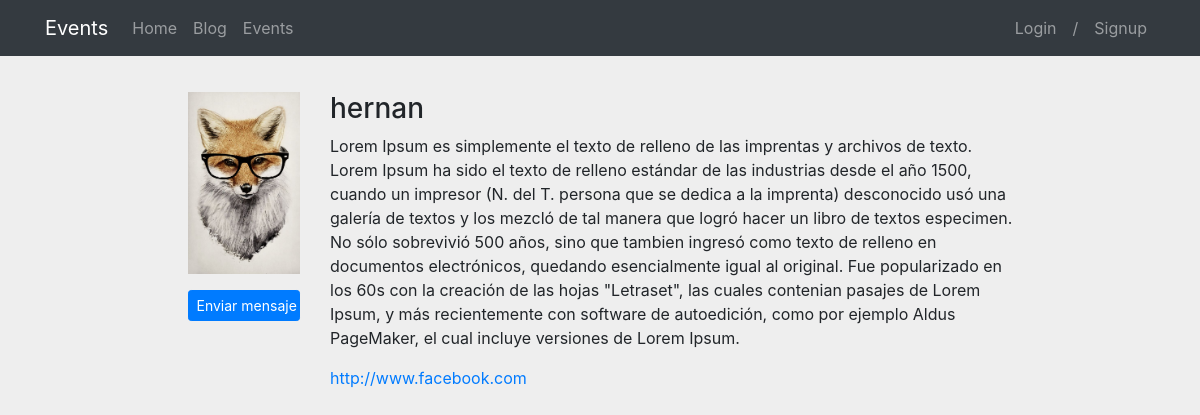
Page /profiles/hernan/ on the committed database.
### registration/models.py (models this page shows)
class Profile(models.Model):
    user = models.OneToOneField(User, on_delete=models.CASCADE)
    name = models.CharField(max_length=200,blank=False, null=False)
    stateId = models.CharField(verbose_name="Id", max_length=20,blank=False, null=False)
    avatar = models.ImageField(upload_to=custom_upload_to, null=True, blank=True)
    bio = models.TextField(null=True, blank=True)
    link = models.URLField(max_length=200, null=True, blank=True)
    notif = models.BooleanField(blank=False, null=False, default=False)
    class Meta:
        ordering = ['user__username']

### profiles/views.py (the view)
# urls.py: path('<username>/', ProfileDetailView.as_view(), name='detail'),
class ProfileDetailView(DetailView):
    model = Profile
    template_name = 'profiles/profile_detail.html'
    def get_object(self):
        return get_object_or_404(Profile, user__username=self.kwargs['username'])

### profiles/templates/profiles/profile_detail.html (shortened to what this page needs)
{% extends 'base.html' %}
{% load static %}
{% block content %}
<main role="main">
  <div class="container">
    <div class="row mt-3">
      <div class="col-md-9 mx-auto mb-5">
        <form action="" method="post" enctype="multipart/form-data">{% csrf_token %}
          <div class="row">
            <div class="col-md-2">
              {% if profile.avatar %}
                <img src="{{profile.avatar.url}}" class="img-fluid">
              {% else %}
                <img src="{% static 'registration/img/no-avatar.jpg' %}" class="img-fluid">
              {% endif %}
              {% if request.user != profile.user %}
                <a href="{% url 'messenger:start' profile.user.username %}" class="btn btn-primary btn-sm btn-block mt-3">Enviar mensaje</a>
              {% endif %}
            </div>
            <div class="col-md-10">
              <h3>{{profile.user}}</h3>
              {% if profile.bio %}<p>{{profile.bio}}</p>{% endif %}
              {% if profile.link %}<p><a href="{{profile.link}}" target="_blank">{{profile.link}}</a></p>{% endif %}
            </div>
          </div>
        </form>
      </div>
    </div>
  </div>
</main>
{% endblock %}

### static/core/css/main.css (style rules this page uses)
body { background-color: #EEEEEE }
main { padding-top: 20px; }
:root { --jumbotron-padding-y: 3rem; }

### rows in the picture
Profile: avatar (picture), user "hernan", bio "Lorem Ipsum es simplemente el texto de relleno de las imprentas y archivos de texto. Lorem Ipsum ha sido el texto de relleno estándar de las industrias desde el año 1500, cuando un impresor (N. del T. persona que se dedica a la imprenta) desconocido usó una galería de textos y los mezcló de tal manera que logró hacer un libro de textos especimen. No sólo sobrevivió 500 años, sino que tambien ingresó como texto de relleno en documentos electrónicos, quedando esencialmente igual al original. Fue popularizado en los 60s con la creación de las hojas \"Letraset\", las cuales contenian pasajes de Lorem Ipsum, y más recientemente con software de autoedición, como por ejemplo Aldus PageMaker, el cual…", link "http://www.facebook.com"
